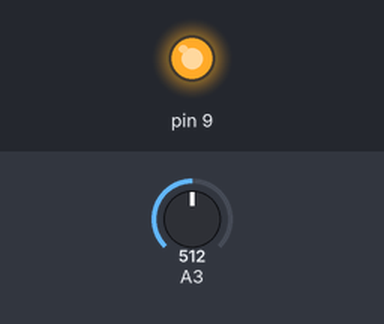
Bench run of a sketch on a simulated Arduino Uno, built with avr-gcc and run on an emulated ATmega328P. Parts: output pins drawn as LEDs (lit = HIGH). Inputs (shaded band) come from the test bench; at power-on: A3 = 512. What the sketch prints to the serial monitor is not drawn.

Above: at 0.1 s.
Timing chart, 0 to 1.6 s (numbered marks = the images above):
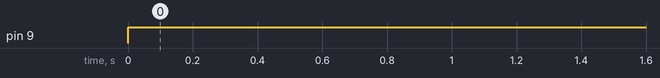

Measured:
- by itself, pin 9: LOW → HIGH at 0.00 s

The sketch:

irSensor.ino
```cpp
// Arduino Code for IR Sensor
// D0 pin 9
// A0 pin A3

float reading;

void setup() {
  Serial.begin(9600);
  pinMode(9, OUTPUT);

}

void loop() {
  digitalWrite(9, HIGH);
  delay(500);
  reading = analogRead(A3);
  Serial.println(reading);
  delay(100);
}
```
